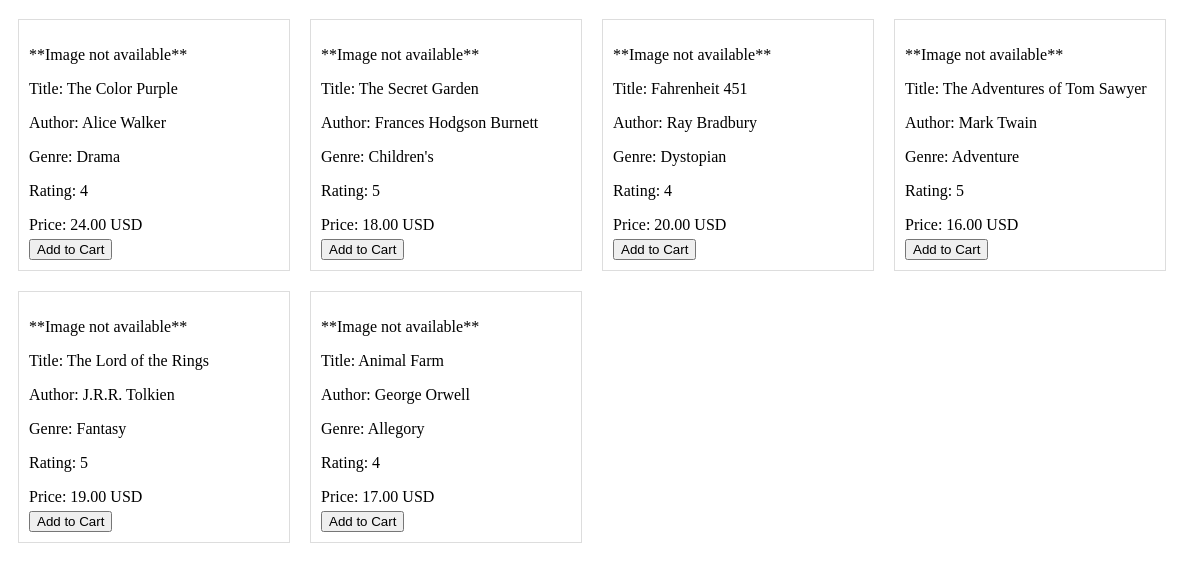
/BookStore/home.php (lower part), run on an earlier commit of the app's database.
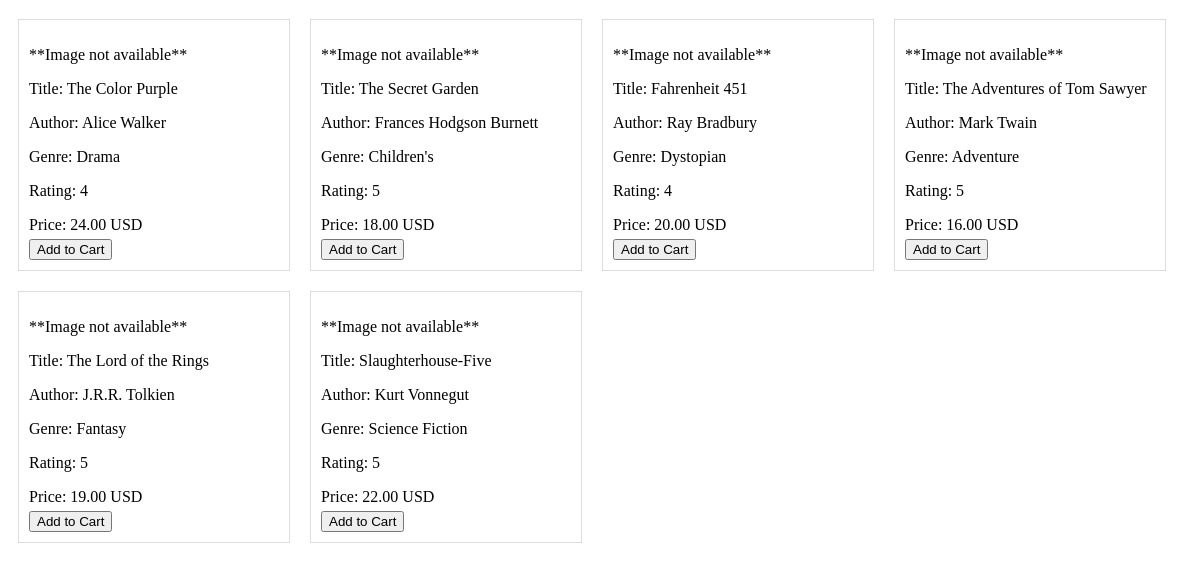
And on a later commit of the database.
### tables this page shows
CREATE TABLE Books (
    BookID INT PRIMARY KEY AUTO_INCREMENT,
    Image MEDIUMBLOB,
    Title VARCHAR(255) NOT NULL,
    Author VARCHAR(255) NOT NULL,
    Genre VARCHAR(50) NOT NULL,
    Rating INT,
    Price DECIMAL(10, 2) NOT NULL,
    StockQuantity INT NOT NULL DEFAULT 0
);

### BookStore/home.php (the view, shortened to what this page needs)
<!DOCTYPE html>
<html>
<head>
</head>
<body>
<main>
<?php
require 'connection.php';
$table_name = "books";
$sql = "SELECT * FROM $table_name";
$result = mysqli_query($conn, $sql);
if (mysqli_num_rows($result) > 0) {
  while($row = mysqli_fetch_assoc($result)) {
    echo "<div class='book-item'>";
    if (isset($row['image']) && !empty($row['image'])) {
      echo "<img src='" . $row['image'] . "' alt='" . $row['Title'] . "'>";
    } else {
      echo "<p>**Image not available**</p>";
    }
    echo "<p>Title: " . (isset($row['Title']) ? $row['Title'] : 'Not specified') . "</p>";
    echo "<p>Author: " . (isset($row['Author']) ? $row['Author'] : 'Not specified') . "</p>";
    echo "<p>Genre: " . (isset($row['Genre']) ? $row['Genre'] : 'Not specified') . "</p>";
    echo "<p>Rating: " . (isset($row['Rating']) ? $row['Rating'] : 'Not specified') . "</p>";
    echo "<p>Price: " . (isset($row['Price']) ? $row['Price'] . ' USD' : 'Not specified') . "</p>";
    echo "<form action='add_to_cart.php' method='post'>";
    echo "<button type='submit'>Add to Cart</button>";
    echo "</form>";
    echo "</div>";
  }
} else {
  echo "No books found";
}
?>
</main>
</body>
</html>

What changed in the data, as far as the page shows it:
removed books: shows "**Image not available**", Title "Animal Farm", Author "George Orwell", Genre "Allegory", Rating "4", Price "17.00"
added books: shows "**Image not available**", Title "Slaughterhouse-Five", Author "Kurt Vonnegut", Genre "Science Fiction", Rating "5", Price "22.00"
